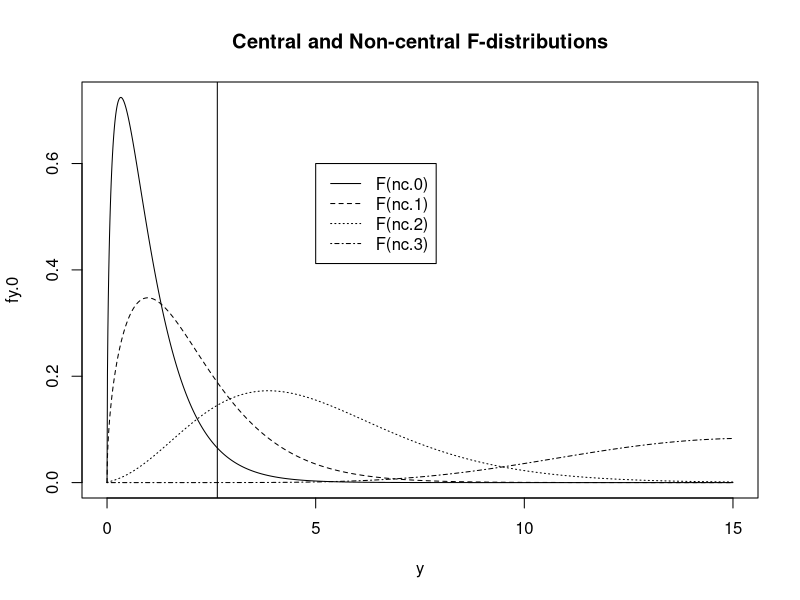

This figure's R source:
num.trt <- 4
num.rep <- 60 #sample size per group

# factor effects model this is tau_i=mu_i-mu_. for i=1,2,3,4
# we will look at 3 different cases which are meant to illustrate power as we move away from the null
# like we do if we considered H0:mu=0 and alternatives mu1=2, mu2=2.5, mu3=3

# Using sum to zero constraint
tau.1 <- c(-2.5,0,0,2.5) #Example 1, group 1 is 2.5 units below grand mean and group 4 is 2.5 units above grand mean
tau.2 <- c(-5,0,0,5) #Example 2
tau.3 <- c(-10,0,0,10) #Example 3
sigma <- 16 #estimate of sigma

df.trt <- num.trt-1
df.err <- num.trt*(num.rep-1)
nc.0 <- 0
(nc.1 <- num.rep*sum((tau.1-mean(tau.1))^2)/(sigma^2))
(nc.2 <- num.rep*sum((tau.2-mean(tau.2))^2)/(sigma^2))
(nc.3 <- num.rep*sum((tau.3-mean(tau.3))^2)/(sigma^2))

y <- seq(0,15,.01)
fy.0 <- df(y,df.trt,df.err,nc.0)
fy.1 <- df(y,df.trt,df.err,nc.1)
fy.2 <- df(y,df.trt,df.err,nc.2)
fy.3 <- df(y,df.trt,df.err,nc.3)
(f.crit <- qf(.95,df.trt,df.err))

plot(y,fy.0,type="l",main="Central and Non-central F-distributions")
lines(y,fy.1,type="l",lty=2)
lines(y,fy.2,type="l",lty=3)
lines(y,fy.3,type="l",lty=4)
abline(v=f.crit)
legend(x=5,y=0.6,c("F(nc.0)","F(nc.1)","F(nc.2)","F(nc.3)"),lty=1:4)

(power.0 <- 1-pf(f.crit,df.trt,df.err,nc.0))
(power.1 <- 1-pf(f.crit,df.trt,df.err,nc.1))
(power.2 <- 1-pf(f.crit,df.trt,df.err,nc.2))
(power.3 <- 1-pf(f.crit,df.trt,df.err,nc.3))

# To find the sample size required for a specific power a lot of trial and error
# is required where you change num.rep until you get the power you want...OR

# There are some other functions
power.anova.test(groups = length(tau.1),
                 between.var = var(tau.1),
                 within.var = 16^2, power = .90)

# if you actually know group means
groupmeans <- c(120, 130, 140, 150) #Delta=30
power.anova.test(groups = length(groupmeans),
                 between.var = var(groupmeans),
                 within.var = 16^2, power = .90)
